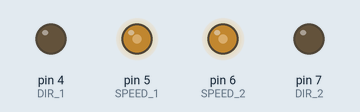
Simulated run of this sketch. Board: Arduino Uno, built with avr-gcc and run on an emulated ATmega328P. Parts: output pins drawn as LEDs (lit = HIGH).

Above: at 0.05 s.
At 2.05 s:
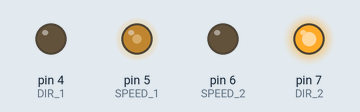
At 3.25 s:
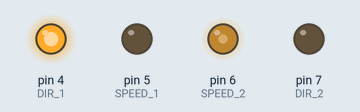
At 6.4 s:
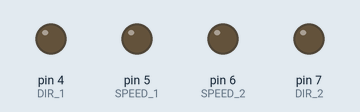
Timing chart, 0 to 8.3 s (numbered marks = the images above):
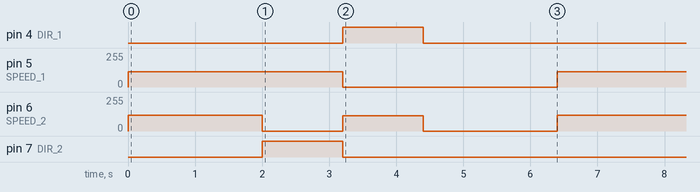

The sketch:

big_bot_povorot.ino
```cpp
#define SPEED_1      5
#define DIR_1        4
#define SPEED_2      6
#define DIR_2        7

int svet1;
int svet2;
void setup() {
  pinMode(A2, INPUT);
  pinMode(A1, INPUT);

  // настраиваем выводы платы 4, 5, 6, 7 на вывод сигналов
  for (int i = 4; i < 8; i++) {
    pinMode(i, OUTPUT);
  }
}

  void vpered() {
    digitalWrite(DIR_2, 0);
    analogWrite(SPEED_2, 120);//левое не
    digitalWrite(DIR_1, 0);
    analogWrite(SPEED_1, 115); //правое не
    delay(2000);
  }
  void nalevo() {
    digitalWrite(DIR_2, 0); //налево
    analogWrite(SPEED_2, 115);//левое не
    digitalWrite(DIR_1, 1);
    analogWrite(SPEED_1, 0); //правое не
    delay(1200);
  }
  void vpravo() {
    digitalWrite(DIR_2, 1); //налево
    analogWrite(SPEED_2, 0);//левое не
    digitalWrite(DIR_1, 0);
    analogWrite(SPEED_1, 115); //правое не
    delay(1200);
  }
  void stop1() {
    digitalWrite(DIR_2, 0); //налево
    analogWrite(SPEED_2, 0);//левое не
    digitalWrite(DIR_1, 0);
    analogWrite(SPEED_1, 0); //правое не
    delay(2000);
  }

void loop() {
  vpered();
  vpravo();

  nalevo();
  stop1();
}
```

Measured:
- by itself, pin 4 (DIR_1), pin 7 (DIR_2): alternates HIGH for 1.2 s and LOW for 5.2 s
- by itself, pin 5 (SPEED_1): alternates 115/255 for 3.2 s and 0/255 for 3.2 s
- by itself, pin 6 (SPEED_2): repeats every 6.4 s: 0/255 1.2 s, 115/255 1.2 s, 0/255 2.0 s, 120/255 2.0 s
